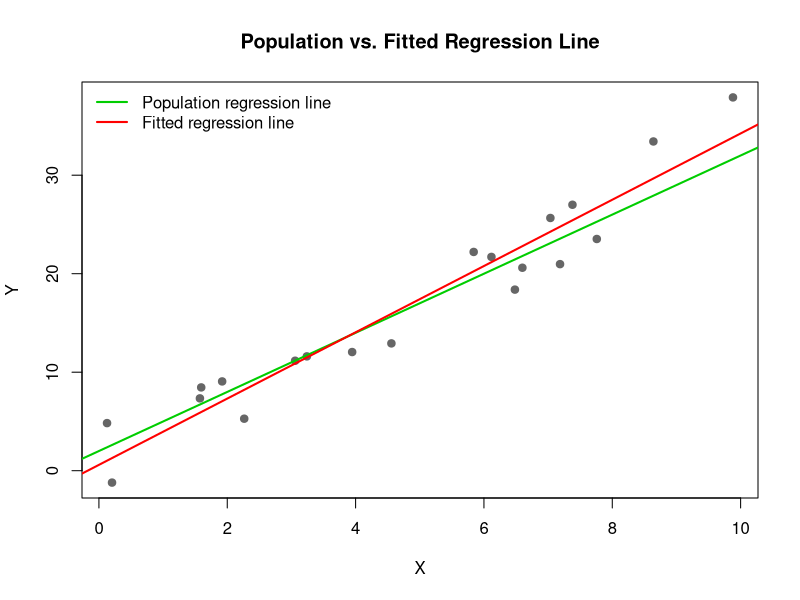
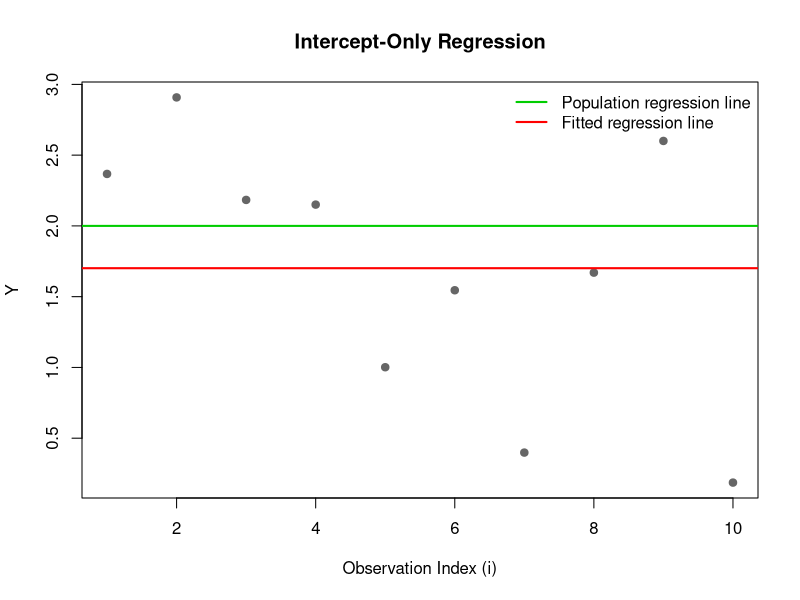
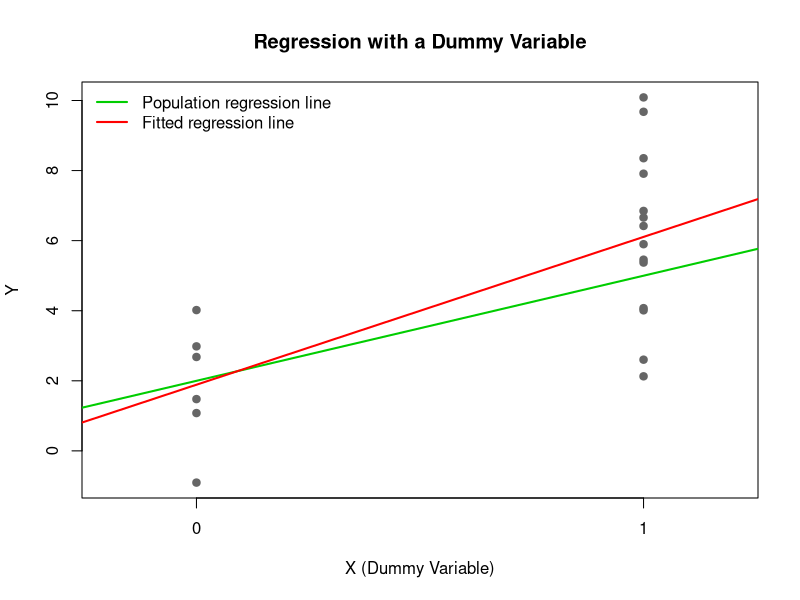
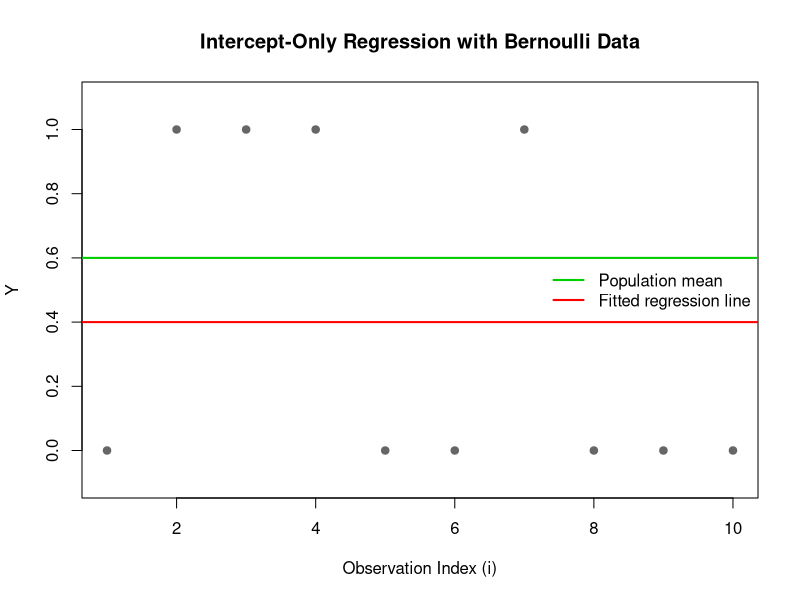

The R script that drew these images, in order:

# Simulating and Estimating a Simple Linear Regression Model

# Set population parameters
beta_0 <- 2
beta_1 <- 3
sigma  <- 2.5
n      <- 20

# Generate one random sample
#set.seed(123)

X <- runif(n, min = 0, max = 10)
#X <- rnorm(n, mean =2, sd = sigma)

epsilon <- rnorm(n, mean = 0, sd = sigma)
Y <- beta_0 + beta_1 * X + epsilon

# Estimate the regression by OLS
model <- lm(Y ~ X)
summary(model)

# Scatter plot
plot(X, Y,
     pch = 19, col = "gray40",
     main = "Population vs. Fitted Regression Line",
     xlab = "X", ylab = "Y")

# Population regression line (green)
abline(a = beta_0, b = beta_1,
       col = "green3", lwd = 2)

# Fitted regression line (red)
abline(model, col = "red", lwd = 2)

# Legend
legend("topleft",
       legend = c("Population regression line",
                  "Fitted regression line"),
       col = c("green3", "red"),
       lwd = 2, bty = "n")



#################################################



# Simulating and Estimating an Intercept-Only Linear Regression Model

# Set population parameters
beta_0 <- 2
sigma  <- 1
n      <- 10

# Generate one random sample
#set.seed(123)
epsilon <- rnorm(n, mean = 0, sd = sigma)
Y <- beta_0 + epsilon

# Estimate the intercept-only regression by OLS
model <- lm(Y ~ 1)
summary(model)

# Scatter plot: Y_i versus observation index i
plot(1:n, Y,
     pch = 19, col = "gray40",
     main = "Intercept-Only Regression",
     xlab = "Observation Index (i)", ylab = "Y")

# Population regression line (green)
abline(h = beta_0, col = "green3", lwd = 2)

# Fitted regression line (red)
abline(h = coef(model)[1], col = "red", lwd = 2)

# Legend
legend("topright",
       legend = c("Population regression line",
                  "Fitted regression line"),
       col = c("green3", "red"),
       lwd = 2, bty = "n")


mean(Y)

sqrt(var(Y)/n)




##################################################


# Simulating and Estimating a Linear Regression Model with a Dummy Variable

# Set population parameters
beta_0 <- 2
beta_1 <- 3
sigma  <- 2
n      <- 20

# Generate one random sample
# set.seed(123)
X <- rbinom(n, size = 1, prob = 0.5)  # Dummy variable: X = 0 or 1
epsilon <- rnorm(n, mean = 0, sd = sigma)
Y <- beta_0 + beta_1 * X + epsilon

# Estimate the regression by OLS
model <- lm(Y ~ X)
summary(model)

# Scatter plot
plot(X, Y,
     pch = 19, col = "gray40",
     main = "Regression with a Dummy Variable",
     xlab = "X (Dummy Variable)", ylab = "Y",
     xlim = c(-0.2, 1.2),
     xaxt = "n")

axis(1, at = c(0, 1), labels = c("0", "1"))

# Population regression line (green)
abline(a = beta_0, b = beta_1,
       col = "green3", lwd = 2)

# Fitted regression line (red)
abline(model, col = "red", lwd = 2)

# Legend
legend("topleft",
       legend = c("Population regression line",
                  "Fitted regression line"),
       col = c("green3", "red"),
       lwd = 2, bty = "n")



# Compute sample conditional means
Y_bar_0 <- mean(Y[X == 0])
Y_bar_1 <- mean(Y[X == 1])

Y_bar_0

Y_bar_1 - Y_bar_0


# Verify OLS estimates
coef(model)[1]  # Sample mean of Y given X = 0
coef(model)[2]  # Difference between the two sample means


#########################################################


# Simulating Bernoulli Data and Estimating an Intercept-Only Linear Regression

# Set population parameters
p <- 0.6
n <- 10

# Generate one Bernoulli sample
# set.seed(123)
Y <- rbinom(n, size = 1, prob = p)

# Estimate the intercept-only regression by OLS
model <- lm(Y ~ 1)
summary(model)

# Compute the sample mean
mean(Y)

# Scatter plot: Y_i versus observation index i
plot(1:n, Y,
     pch = 19, col = "gray40",
     main = "Intercept-Only Regression with Bernoulli Data",
     xlab = "Observation Index (i)", ylab = "Y",
     ylim = c(-0.1, 1.1))

# Population mean (green)
abline(h = p, col = "green3", lwd = 2)

# Fitted regression line (red)
abline(h = coef(model)[1], col = "red", lwd = 2)

# Legend
legend("right",
       legend = c("Population mean",
                  "Fitted regression line"),
       col = c("green3", "red"),
       lwd = 2, bty = "n")


# Standard error of the estimated intercept
SE <- summary(model)$coefficients[1, 2]
SE

# 95% confidence interval (using the t-distribution)
# confint(model, level = 0.95)


# 95% confidence interval (using the standard normal distribution)
p_hat <- coef(model)[1]
z <- qnorm(0.975)

CI <- c(p_hat - z * SE, p_hat + z * SE)
CI


# Compare with the standard error for a Bernoulli sample proportion
p_hat <- mean(Y)
SE_Bernoulli <- sqrt(p_hat * (1 - p_hat) / n)
SE_Bernoulli


###########################################################



# Monte Carlo Simulation: 95% Confidence Interval Coverage for a Bernoulli Model

# Set population parameters
p <- 0.4
n <- 10
M <- 100                     # Number of Monte Carlo samples
z <- qnorm(0.975)            # 95% standard normal critical value

set.seed(123)

# Store Monte Carlo results
p_hat <- numeric(M)
SE <- numeric(M)
CI_lower <- numeric(M)
CI_upper <- numeric(M)
coverage <- logical(M)

# Monte Carlo simulation
for (m in 1:M) {
  
  # Generate one Bernoulli sample
  Y <- rbinom(n, size = 1, prob = p)
  
  # Estimate intercept-only regression
  model <- lm(Y ~ 1)
  
  # Estimated intercept and standard error
  p_hat[m] <- coef(model)[1]
  SE[m] <- summary(model)$coefficients[1, 2]
  
  # 95% confidence interval using normal approximation
  CI_lower[m] <- p_hat[m] - z * SE[m]
  CI_upper[m] <- p_hat[m] + z * SE[m]
  
  # Check whether the confidence interval contains the true p
  coverage[m] <- (CI_lower[m] <= p) & (p <= CI_upper[m])
}

# Empirical coverage probability
mean(coverage)

# Compare nominal and empirical coverage probabilities
cat("Nominal coverage probability: 0.95\n")
cat("Empirical coverage probability:", mean(coverage), "\n")


##########################################################



# Bootstrap 95% Confidence Interval for an Intercept-Only Bernoulli Regression

# Set population parameters
p <- 0.4
n <- 10
B <- 1000                     # Number of bootstrap samples

# Generate one Bernoulli sample
set.seed(123)
Y <- rbinom(n, size = 1, prob = p)

# Estimate the intercept-only regression
model <- lm(Y ~ 1)
summary(model)

p_hat <- coef(model)[1]

# Bootstrap simulation
p_boot <- numeric(B)

for (b in 1:B) {
  
  # Resample with replacement from the original sample
  Y_boot <- sample(Y, size = n, replace = TRUE)
  
  # Estimate the intercept-only regression
  model_boot <- lm(Y_boot ~ 1)
  p_boot[b] <- coef(model_boot)[1]
}

# Bootstrap standard error
SE_boot <- sd(p_boot)
SE_boot

# 95% bootstrap confidence interval (percentile method)
CI_boot <- quantile(p_boot, probs = c(0.025, 0.975))
CI_boot

# Compare with the normal-approximation confidence interval
CI_normal <- p_hat + qnorm(c(0.025, 0.975)) *
  summary(model)$coefficients[1, 2]

CI_normal

# Check whether the bootstrap CI contains the true p
CI_boot[1] <= p && p <= CI_boot[2]


##################################################################################



# Monte Carlo Simulation: Bootstrap 95% CI Coverage for a Bernoulli Model

# Set population parameters
p <- 0.4
n <- 10
M <- 100                       # Number of Monte Carlo samples
B <- 1000                      # Number of bootstrap samples per MC sample

#set.seed(123)

# Store Monte Carlo results
p_hat <- numeric(M)
CI_lower <- numeric(M)
CI_upper <- numeric(M)
coverage <- logical(M)

# Monte Carlo simulation
for (m in 1:M) {
  
  # Generate one Bernoulli sample
  Y <- rbinom(n, size = 1, prob = p)
  
  # Estimate intercept-only regression
  model <- lm(Y ~ 1)
  p_hat[m] <- coef(model)[1]
  
  # Bootstrap simulation
  p_boot <- numeric(B)
  
  for (b in 1:B) {
    
    # Resample with replacement
    Y_boot <- sample(Y, size = n, replace = TRUE)
    
    # Estimate intercept-only regression on bootstrap sample
    model_boot <- lm(Y_boot ~ 1)
    p_boot[b] <- coef(model_boot)[1]
  }
  
  # 95% bootstrap confidence interval (percentile method)
  CI <- quantile(p_boot, probs = c(0.025, 0.975))
  
  CI_lower[m] <- CI[1]
  CI_upper[m] <- CI[2]
  
  # Check whether the bootstrap CI contains the true p
  coverage[m] <- (CI_lower[m] <= p) & (p <= CI_upper[m])
}

# Empirical coverage probability
mean(coverage)

# Compare nominal and empirical coverage probabilities
cat("Nominal coverage probability: 0.95\n")
cat("Empirical bootstrap coverage probability:", mean(coverage), "\n")
